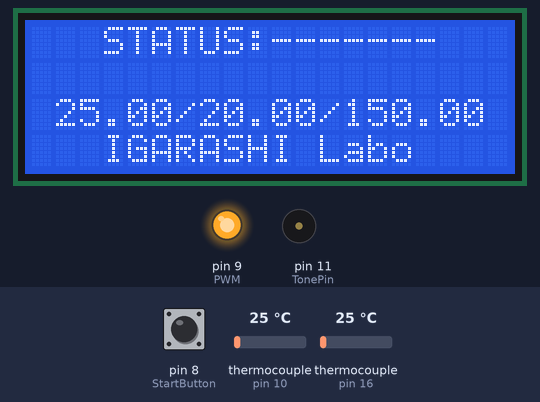
Bench run of a program on a simulated Arduino Uno, built with avr-gcc and run on an emulated ATmega328P. On the bench: 20×4 character LCD, output pins drawn as LEDs (lit = HIGH), buzzer (waves = sounding). The test bench sets the inputs (shaded band); at power-on: pin 8 (StartButton) HIGH, thermocouple (sensors on pin 10, pin 16) 25 °C. What the program prints to the serial monitor is not drawn.

Above: at 1.7 s.
1.8 s: pin 8 (StartButton) pulled LOW for 0.35 s
At 3.5 s:
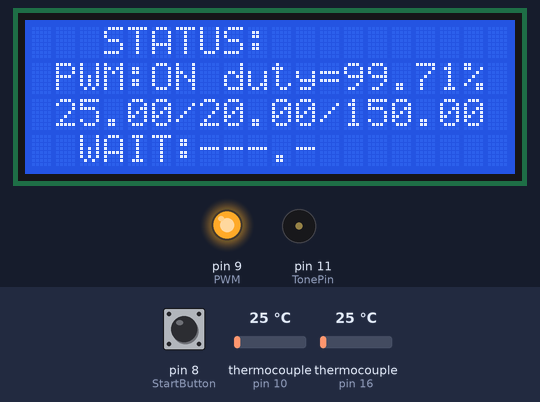
5.1 s: thermocouple (sensor on pin 10) set to 150 °C
At 5.54 s:
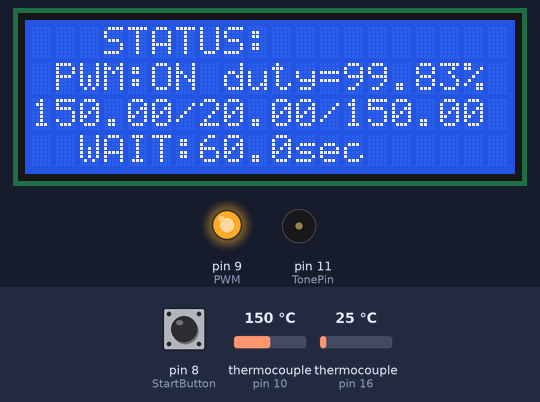
7.7 s: thermocouple (sensor on pin 10) set to 225 °C
At 8.09 s:
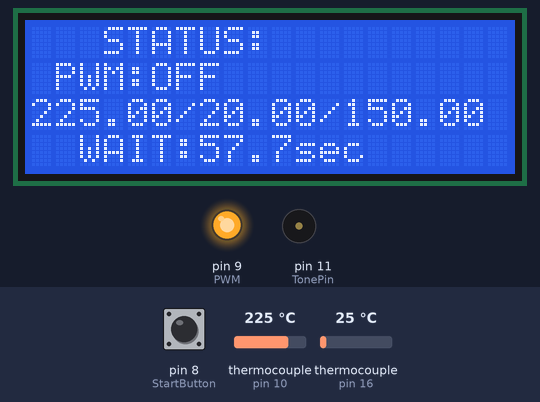
10.2 s: thermocouple (sensor on pin 10) set to 75 °C
At 10.91 s:
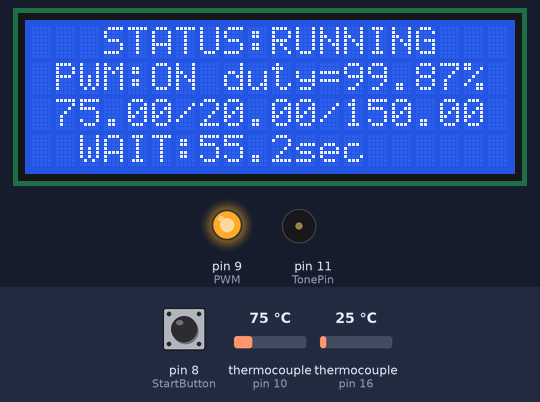
13.2 s: thermocouple (sensor on pin 16) set to 75 °C
At 13.45 s:
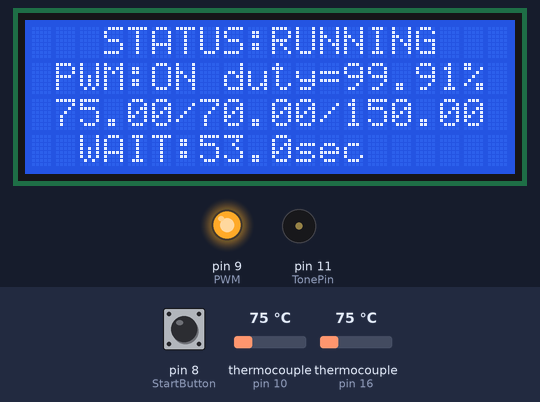
14.8 s: thermocouple (sensor on pin 16) set to 150 °C
At 15.15 s:
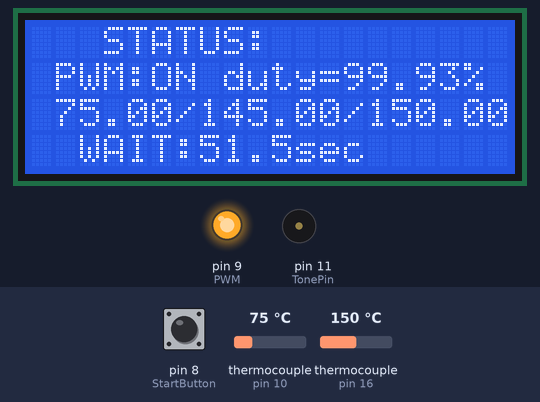
Timing chart, 0 to 17.5 s (numbered marks = the images above; inputs shaded):
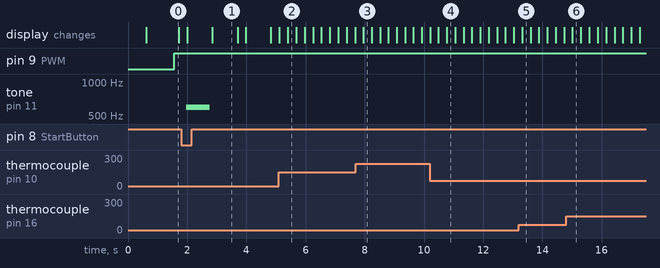

Measured:
- after the input at 1.8 s, tone on pin 11 (TonePin): silent → 600 Hz after 0.17 s, → silent 0.80 s later; the display: first changes after 0.20 s (image 1 shows a later state)
- after the input at 5.1 s, the display: first differs from a run without the input after 0.30 s (image 2)
- after the input at 10.2 s, the display: first differs from a run without the input after 0.29 s (image 4 shows a later state)
- what the display in image 0 shows lasts 1.1 s, from 0.6 s to 1.7 s
- what the display in image 1 shows lasts 0.8 s, from 2.9 s to 3.7 s

The program:

main.cpp
```cpp
#include <Arduino.h>
//#include <ESP8266.h>
#include <SoftwareSerial.h>
//#include <BlynkSimpleStream.h>
#include <LiquidCrystal.h>
#include <SPI.h>
#include <avr/io.h>
#include <avr/pgmspace.h>
#include "Adafruit_MAX31855.h"
//#include <avr/interrupt.h>
//#include <MsTimer2.h>

#include "Feedbuck.h"

#define allOFF 0
#define upON   1
#define downON 2
#define allON  3
#define ControlDataLen 3
#define ProfileTemperatureFirstStep 150 //default=150
#define ProfileTemperatureSecondStep 205  //default=230->205
#define ProfileTemperatureThirdStep 200 //default=225
#define ProfileTemperatureFourthStep 0  //default=0
int temperature_control_data[ControlDataLen + 1][3] = {
  {downON, ProfileTemperatureFirstStep, 60},  // 2ON   , temperature130, keep15sec->60s
  {allON , ProfileTemperatureSecondStep,  0},  // 1&2ON , temperature230, keep0sec
  {downON, ProfileTemperatureThirdStep,  20},  // 2ON   , temperature225, keep100sec->20s
  {allOFF, ProfileTemperatureFourthStep,  0}   // 1&2OFF, temperature0  , keep0sec
};

// LCD(D2-D7)
#define LCDrsPin 2
#define LCDenablePin 3
#define LCDd4Pin 4
#define LCDd5Pin 5
#define LCDd6Pin 6
#define LCDd7Pin 7
// button(D8)
#define StartButton 8
// pwm(D9)
#define PWM 9
// Beep(D11)
#define TonePin 11
// Tempratier(D10,D12-D13)+((D0)
#define TemperatureSlavePin1 10
#define TemperatureMisoPin 14
#define TemperatureSckPin 15
#define TemperatureSlavePin2 16
//delay setting
#define delayWait 250 //max_AD_converter transimit time=225ms
#define oneSec (1000 / delayWait)
//PID parameter setting
#define T_i 100.0 //step:80,limit_sense:50,limit_sence(second):100
#define T_d 25.0  //step:20,limit_sense:13.75,limit_sence(second):25
#define K_p 0.01  //default=0.11,step:0.00686
#define K_i K_p/T_i  //default=0.05
#define K_d1 K_p*T_d //default=0.11
#define K_d2 25*K_d1 //default=12.5
#define TIME_CONSTANT 100.0
#define DEAD_TIME 17.3
#define PWM_COMPARE_TOP 62499.0 //16Meg/(256[prescaler]*1[Hz])-1=62499
#define DUTY_SETUP 62498 //duty=100%
#define TEMP_TH1 100
#define TEMP_TH2 50
#define COMP 5.0  //thermocouple2-5.0=thermocouple1

Adafruit_MAX31855 thermocouple1(TemperatureSckPin, TemperatureSlavePin1, TemperatureMisoPin);
Adafruit_MAX31855 thermocouple2(TemperatureSckPin,TemperatureSlavePin2,TemperatureMisoPin);
LiquidCrystal lcd(LCDrsPin,LCDenablePin,LCDd4Pin,LCDd5Pin,LCDd6Pin,LCDd7Pin);
Feedbuck reflow(K_p,T_i,T_d,TIME_CONSTANT,DEAD_TIME);
//SoftwareSerial mySerial(0, 1); // RX, TX

float tempratureRead(uint8_t number);
void setTempratureData(void);
void heatControl(float temperature);
void lcdDisplay(float temperature1,float temperature2);
/*pid_feedbuck*/

byte state;          // main program mode
byte heatMode;       // UpDown heater mode
byte heatState;      // UpDown heater status
byte tableCounter;   // data table counter
boolean blinkFlag;   // blink ON/OFF flag
uint8_t count=0;
int temperatureWait;  // temprature keep time(SEC)
int blinkTimer;      // blink timer
unsigned int duty=DUTY_SETUP;
unsigned int duty_target_value=DUTY_SETUP;
uint8_t cs1=TemperatureSlavePin1;
uint8_t cs2=TemperatureSlavePin2;
uint8_t first_flag=0;
float temperature1=0.0;
float temperature2=0.0;
float max_temp=0.0;
float temperatureMax; // target Temprature
float offset=0.0;
float pretemperature=0.0;
double per=0.00;

void setup() {
  // degug Initialize(SerialMonitor)
  Serial.begin(9600);
  while (!Serial) delay(1); // wait for Serial on Leonardo/Zero, etc
  // LCD initialize
  lcd.begin(20, 4);
  // button initialize
  pinMode(StartButton, INPUT_PULLUP);
  // Temprature initialize
  Serial.println("MAX31855 test");
  // wait for MAX chip to stabilize
  delay(500);
  Serial.print("Initializing sensor...");
  if (!thermocouple1.begin()&&!thermocouple2.begin()) {
    Serial.println("ERROR.");
    while (1) delay(10);
  }
  Serial.println("DONE.");
  // memory initialize
  state = 0;

  //interrupt_stop
  cli();
  /*pwm setup*/
  pinMode(PWM,OUTPUT);
  /*resistor_initialize*/
  TCCR1A=0;
  TCCR1B=0;
  TIMSK1=0;
  /*resisitor_setup*/
  TCCR1A|=(1<<COM1A1)|(1<<WGM11);
  TCCR1B|=(1<<WGM13)|(1<<WGM12)|(1<<CS12);
  ICR1=PWM_COMPARE_TOP;
  OCR1A=DUTY_SETUP;
  TIMSK1|=(1<<ICIE1);
  sei();
}

void loop() {
  do{
    temperature1=tempratureRead(cs1);
  }while(temperature1<5.00);
  do{
    temperature2=tempratureRead(cs2)-COMP;
  }while(temperature2<5.00);
  switch (state) {
    case 0: // initialize
      lcd.clear();
      heatMode = 0;
      temperatureMax = ProfileTemperatureFirstStep;
      tableCounter = 0;
      state++;
      break;
    case 1: // start switch wait
      if (digitalRead(StartButton) == LOW) {
        tone(TonePin,600,800);  // StartSound
        lcd.clear();
        setTempratureData();
        state++;
      }
      break;
    case 2: // target Temperature
      if (temperatureMax <= temperature1) {
        state++;
      }
      break;
    case 3: // keep time
      if (--temperatureWait <= 0) {
        state++;
      }
      break;
    case 4: // Loop or Finish?
      tableCounter++;
      setTempratureData();
      if (tableCounter < ControlDataLen) {
        state = 2;
      } else {
        tone(TonePin,600,1500);  // FinishSound
        state++;
      }
      break;
    case 5: // finish switch wait
      if (digitalRead(StartButton) == LOW) {
        state = 0;
      }
      break;
  }

  max_temp=temperature1>max_temp?temperature1:max_temp;

  heatControl(temperature1);
  lcdDisplay(temperature1,temperature2);
  Serial.println(int(temperature1),DEC);
  Serial.println(int(temperature2),DEC);
  Serial.println(duty_target_value,DEC);
  Serial.flush();

  // max temperature caliculate
  //lcdDisplay(max_temp);
  //Serial.print(temperature1,DEC);
  //Serial.print("\t");
  //Serial.println(temperature2,DEC);

  delay(delayWait);
}

void setTempratureData() {
  heatMode = temperature_control_data[tableCounter][0];
  temperatureMax = temperature_control_data[tableCounter][1];
  temperatureWait = temperature_control_data[tableCounter][2] * oneSec;
  heatState = heatMode;
}

float tempratureRead(uint8_t number) {
  unsigned int thermocouple;
  //unsigned int internal;
  unsigned int error=0;
  //float disp;
  //float temp;
  // read tem
  if(number==TemperatureSlavePin1){
    thermocouple=thermocouple1.readCelsius();
    error=thermocouple1.readError();
  }else if(number==TemperatureSlavePin2){
    thermocouple=thermocouple2.readCelsius();
    error=thermocouple2.readError();
  }else{
    thermocouple=0.0;
  }
  if ((error & 0x0001) != 0) {
    Serial.print("ERROR: ");
    if ((error & 0x0004) !=0) {
      Serial.print("Short to Vcc, ");
    }
    if ((error & 0x0002) !=0) {
      Serial.print("Short to GND, ");
    }
    if ((error & 0x0001) !=0) {
      Serial.print("Open Circuit, ");
    }
    Serial.println();
  }
  return(thermocouple);
}

void heatControl(float temperature) {
  if (temperature > temperatureMax) {
    heatState = 0;
  } else if (temperature < (temperatureMax - 0.5)) {
    heatState = heatMode;
  }
}

void lcdDisplay(float temperature1,float temperature2) {
  lcd.setCursor(3, 0);
  lcd.print("STATUS:");

  per=duty_target_value/PWM_COMPARE_TOP;
  per*=100.0;

  switch (state) {
    case 0: // initialize
    case 1: // start switch wait
      lcd.print("-------");
      lcd.setCursor(1, 1);
      if (blinkFlag == true) {
        lcd.print("press START button");
      } else {
        lcd.print("                  ");
      }
      lcd.setCursor(3, 3);
      lcd.print("IGARASHI Labo");//SWITCH SCIENCE
      break;
    case 2: // target Temperature
    case 3: // keep time
    case 4: // Loop or Finish?
    case 5: // finish switch wait
      if (state != 5) {
        if (blinkFlag == true) {
          lcd.print("RUNNING");
        } else {
          lcd.print("       ");
        }
      } else {
        lcd.print("FINISH!");
      }
      lcd.setCursor(0, 1);
      if ((heatState & 1) == 0) {
        //lcd.print("HEAT1:OFF  ");
        lcd.print(" PWM:OFF           ");
      } else {
        //lcd.print("HEAT1:ON   ");
        lcd.print(" PWM:ON duty=");
        lcd.print(per,DEC);
        lcd.setCursor(18,1);
        lcd.print("%   ");
      }
      lcd.setCursor(0, 1);
      if ((heatState & 2) == 0) {
        //lcd.print("HEAT2:OFF");
        lcd.print(" PWM:OFF           ");
      } else {
        //lcd.print("HEAT2:ON ");
        lcd.print(" PWM:ON duty=");
        lcd.print(per,DEC);
        lcd.setCursor(18,1);
        lcd.print("%   ");
      }
      lcd.setCursor(2, 3);
      lcd.print("WAIT:");
      if (state == 3) {
        lcd.print(temperatureWait / oneSec);
        lcd.print(".");
        lcd.print(temperatureWait % oneSec * 10 / oneSec);
        lcd.print("sec");
      } else {
        lcd.print("---.-  ");
      }
      lcd.print("  ");
      break;
  }
  lcd.setCursor(0, 2);
  if (temperature1 < 100.0) lcd.print(" ");
  if (temperature1 < 10.0) lcd.print(" ");
  lcd.print(temperature1);
  lcd.print("/");
  lcd.print(temperature2);
  lcd.print("/");
  lcd.print(temperatureMax);
  lcd.print("");
  // blink control
  if (++blinkTimer >= oneSec) {
    blinkTimer = 0;
    if (blinkFlag == false) {
      blinkFlag = true;
    } else {
      blinkFlag = false;
    }
  }
}


//loop every 1sec
ISR(TIMER1_CAPT_vect){
  /*code_timer interrupt*/
  duty_target_value=reflow.Feedbuck_cal_TwoDegreesOfFreedomControl(temperature1);
  OCR1A=duty_target_value;  //max=62499
  /*
  Serial.print(duty_target_value);
  Serial.print("\t");
  Serial.println(OCR1A);
  */
  /*
  lcd.setCursor(0,1);
  lcd.print(OCR1A);
  */
}
```
